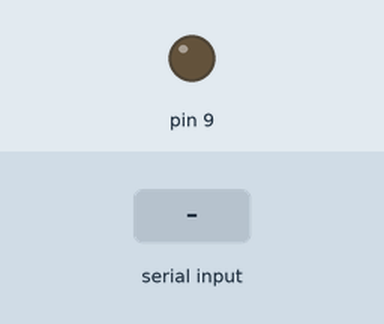
Simulated run of this sketch. Board: Arduino Uno, built with avr-gcc and run on an emulated ATmega328P. Shown: output pins drawn as LEDs (lit = HIGH). Inputs (shaded band) come from the test bench.

Above: at 1.2 s.
1.3 s: "90,45\n" received over Serial
At 2.5 s:
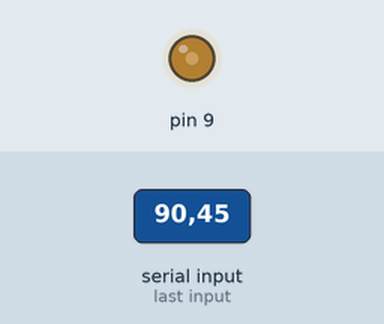
2.8 s: "30,150\n" received over Serial
At 3.8 s:
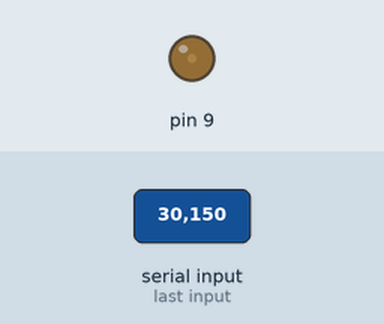
4.3 s: "200\n" received over Serial
At 4.9 s:
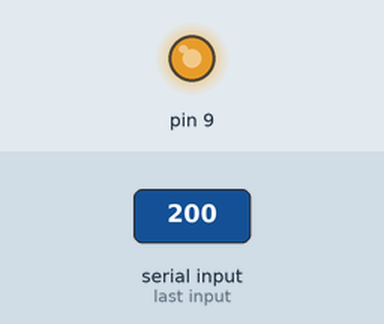
5.8 s: "90\n" received over Serial
At 6.1 s:
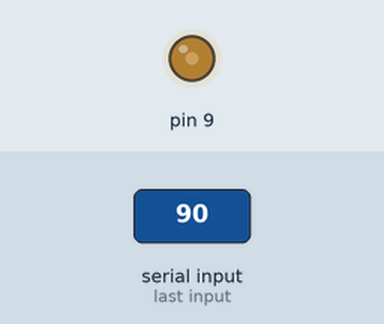
Timing chart, 0 to 8.3 s (numbered marks = the images above; inputs shaded):
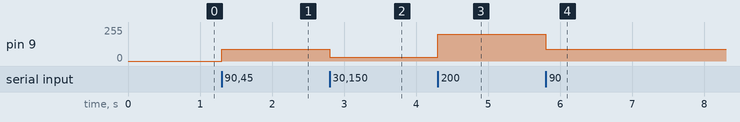

The sketch:

recieveFromP5.ino
```cpp
String inString = "";

void setup() {
  Serial.begin(115200);
}

void loop() {
  // Read serial input:
  if (Serial.available() > 0) { //if serial is available
    inString = Serial.readStringUntil('\n'); //read until a newline
    if (inString.length() > 0) {

      // this would be the place to use the incoming value to drive an output
      int val = inString.toInt(); //convert the String to an int
      analogWrite(9, val);
      delay(15);
    }
  }
}
```

Measured:
- after the input at 1.3 s, pin 9: 0/255 → 90/255 at once
- after the input at 2.8 s, pin 9: 90/255 → 30/255 at once
- after the input at 4.3 s, pin 9: 30/255 → 200/255 at once
- after the input at 5.8 s, pin 9: 200/255 → 90/255 at once
